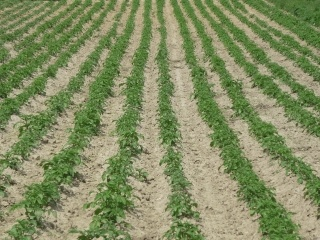
#> input picture CropRowDetection/Images/crop_row_051.JPG, 320 x 240 px, found by its file name
$ jupyter execute --allow-errors 'ForPres copy.ipynb'   (older library calls are emulated)
#> lines starting #> are read from the running program, lines starting #| are printed output that depends on the picture
### CompletePyCode/MaskingProcess.py
#Imports
import numpy as np
import matplotlib.pyplot as plt
import cv2
import extcolors
import skimage
import scipy
from PIL import Image
import math
import skimage
from sklearn.linear_model import LinearRegression
import pandas as pd
from colormap import rgb2hex
import numpy as np
import cv2
import os


VID = 0
SING_IMG = 1
nb_row = 4

# READ AND NORMALIZE IMAGES
# [14 lines left out: function obtain_name_images, not called in this run]

def obtain_images(name_images, image_folder, mode):
    """
    input : name and foler of the images location
    returns : list containing all the images in the folder in RGB format
    """
#> called with name_images = 'crop_row_051.JPG', mode = 1
    imgs = []
    if mode == VID :
        for idx, name in enumerate(name_images):
            img = cv2.imread(os.path.join(image_folder, name))
            if img is not None :
                img_rgb = cv2.cvtColor(img, cv2.COLOR_BGR2RGB)
                if (idx!=0):
                    img_small = img_resize(img_rgb, output_width = 500)#, output_width=imgs[0].shape[0])
                if(idx==0) :
                    img_small = img_resize(img_rgb, output_width = 500)#, output_width=img.shape[0])
                imgs.append(img_small)

    if mode == SING_IMG :
        print('image read : ', os.path.join(image_folder, name_images))
        img = cv2.imread(os.path.join(image_folder, name_images))
#> img is the input picture: shape (240, 320, 3); mean B, G, R 98.8, 141.3, 131.5
        if img is not None :
            img_rgb = cv2.cvtColor(img, cv2.COLOR_BGR2RGB)
            img_small = img_resize(img_rgb, output_width=500)#320)
            imgs.append(img_small)
        else :
            print('no image read')

    if (len(imgs) != 0) :
        return imgs #return rgb img

    return None

def img_resize(img, output_width = 900):
    """
    input : image
    output : resized image
    """
#> called with output_width = 500
    wpercent = (output_width/float(img.shape[1]))
#> wpercent = 1.56
    hsize = int((float(img.shape[0])*float(wpercent)))
#> hsize = 375
    img = cv2.resize(img, (output_width,hsize), interpolation = cv2.INTER_AREA)
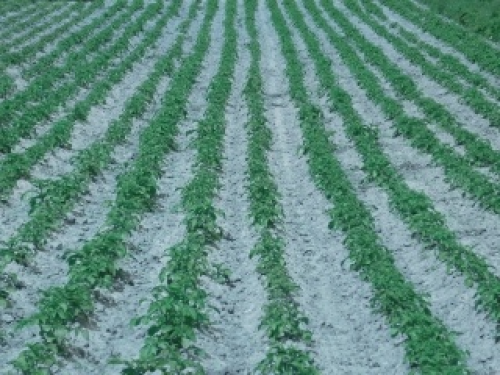
#> img: shape (375, 500, 3); mean of channels 0, 1, 2 131.5, 141.3, 98.7; drawn as B, G, R
#> `images = MaskingProcess.obtain_images(name_images,imgs_folder, mode)`: images = 1 item
    #this resize makes the video not work??
    #img = cv2.cvtColor(img, cv2.COLOR_BGR2RGB)
    return img

# [573 lines left out: functions colors_to_array, donuts, extract_rgb_colors, greenest_color, mask_vegetation, veg_segmentation and 14 more, not called in this run]

### ForPres copy.ipynb
[cell 1]
#Imports
import numpy as np
import matplotlib.pyplot as plt
import cv2
import extcolors
import skimage
import scipy
from PIL import Image
import math
import skimage
from sklearn.linear_model import LinearRegression
import pandas as pd
from colormap import rgb2hex
import numpy as np
import cv2
import os


VID = 0
SING_IMG = 1
nb_row = 4

# READ AND NORMALIZE IMAGES
# [641 lines left out: functions obtain_name_images, obtain_images, img_resize, colors_to_array, donuts, extract_rgb_colors and 17 more, not called in this run]

[cell 2]
#Imports
import numpy as np
import matplotlib.pyplot as plt
import cv2
import extcolors
import skimage
import scipy
from PIL import Image
import math
import skimage
from sklearn.linear_model import LinearRegression
import pandas as pd
from colormap import rgb2hex
import numpy as np
import cv2
import os
import MaskingProcess


def find_hough_lines() :

    return 0

# [107 lines left out: functions Initial_Process, eliminate_outlier_line, Speed_Process, not called in this run]

def check_equidistance(arr_mask):

    return arr_mask

# [77 lines left out: function speed_process_lines, not called in this run]

[cell 3]
import numpy as np
import cv2
import PerImageProcessing
import MaskingProcess
import Evaluation
import random


VID = 0
SING_IMG = 1
INI_PROCESS = 0
SPEED_PROCESS = 1
FINAL_PROCESS = 2

def detection_process(images, mode, name_images, nb_row = 6, sky = 1, vp_on = 1):
    """
    input : list of img to be analyzed in rgb format
    output : not yet defined, prob data + flag set to one if analyzing went smoothly
    """
#> called with mode = 1, name_images = 'crop_row_051.JPG', nb_row = 4, sky = 0, vp_on = 1
    imgs_annotated = []
    imgs_crops_only = []
    stage = INI_PROCESS
    vp_pt = 0

    for idx, img in enumerate(images):
        #print('VP 1 is: ', vp_pt)
        #cv2.waitKey(0)
        if stage == INI_PROCESS: #longer but needed to create initial mask of images
            print('initial process...')
            hough_img, arr_mask, col_best_mask, vp_pt = PerImageProcessing.Initial_Process(img, nb_row = nb_row, sky = sky)
            if (idx == 0):
                height_original = images[0].shape[0]
            cv2.imshow('img hough_img: ', cv2.cvtColor(hough_img, cv2.COLOR_RGB2BGR))
            height, _, = arr_mask[0].shape
            stage = SPEED_PROCESS
            print('...speed process...')

        if stage == SPEED_PROCESS: #quick, use of ransac
            print('img ', idx, 'out of', len(images))
            img = img[height_original-height:,:,:]
            arr_mask, img_annotated, vp_pt, cond_speed, img_crops_only, pts1, pts2 = PerImageProcessing.speed_process_lines(img, col_best_mask, arr_mask, vp_pt, vp_on=vp_on)
            if(((idx+1)%20==0)):# and (idx!=0)):
                cond_speed = 0
                print('%20')
            if(cond_speed==0):
                stage = INI_PROCESS
            else :
                imgs_annotated.append(img_annotated)
                imgs_crops_only.append(img_crops_only)
                r_acc, th_acc,threshold_acc = MaskingProcess.get_r_theta(pts1, pts2)

                vp_pt, _ = MaskingProcess.VP_detection(th_acc, r_acc, threshold_acc, stage)
                vp_pt = np.asarray(vp_pt)

                if(mode ==VID):
                    #draw VP point :
                    cv2.circle(img_annotated, (int(vp_pt[0]),int(vp_pt[1])), 10, (255,255,255), 5)

                    cv2.imshow('vid : ', cv2.cvtColor(img_annotated, cv2.COLOR_RGB2BGR))
                    if cv2.waitKey(1) == ord('q'):
                        cv2.destroyAllWindows()
                        break
                if(mode == SING_IMG):
                    cv2.imshow('crop only : ', img_crops_only)
                    cv2.imshow('img annotated: ', img_annotated)

                    cv2.waitKey(0)
            stage = INI_PROCESS
#> this loop made 1 pass
#> (printed output is left out)
#> after the loop, imgs_annotated = []; imgs_crops_only = []; stage = 0; vp_pt = 0


    stage = FINAL_PROCESS


    if stage == FINAL_PROCESS : #save data and evaluate it
        print('...processing done!')
        if(mode ==SING_IMG):
            crop_only = Evaluation.SaveData(img_crops_only, pts1, pts2)
            cop, cv, dv, v0, array_GT = Evaluation.LoadGroundTruth(name_images, img_annotated)
            score, precision = Evaluation.evaluate_results(cv, dv, v0, array_GT, nb_crop_row=nb_row)
            cv2.imshow('My Results : ', cv2.cvtColor(img_annotated, cv2.COLOR_RGB2BGR))
            cv2.waitKey(0)
            if cv2.waitKey(1) == ord('q'):
                cv2.destroyAllWindows()

    return 0 #return something en rapport avec le bon acheminement du process

#> (the rest of this cell did not finish here and is left out)


$ run again, with CropRowDetection/Images/crop_row_001.JPG copied over CropRowDetection/Images/crop_row_051.JPG
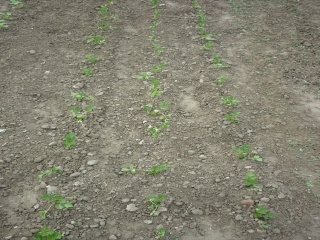
#> input picture CropRowDetection/Images/crop_row_001.JPG, 320 x 240 px, found by its file name
#> in obtain_images, img is the input picture: shape (240, 320, 3); mean B, G, R 113.1, 129.9, 131.3
#> in img_resize, `img = cv2.resize(img, (output_width,hsize), interpolation = cv2.INTER_..`:
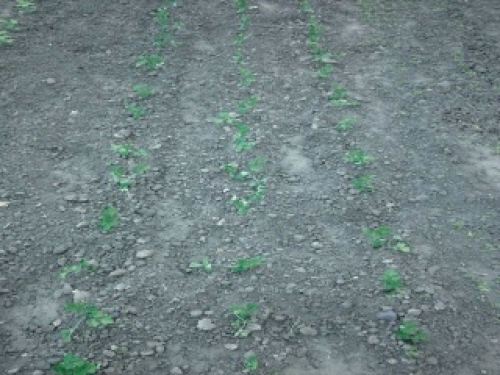
#> img: shape (375, 500, 3); mean of channels 0, 1, 2 131.3, 129.8, 113.1; drawn as B, G, R
#> images = 1 item
#> the loop in detection_process, `for idx, img in enumerate(images): #print('VP 1 is: ', vp_pt)` made 1 pass
#> (printed output is left out)
#> after the loop in detection_process, `for idx, img in enumerate(images):`: imgs_annotated = []; stage = 0

$ run again, with CropRowDetection/Images/crop_row_002.JPG copied over CropRowDetection/Images/crop_row_051.JPG
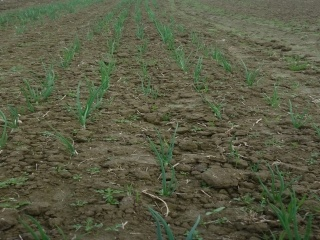
#> input picture CropRowDetection/Images/crop_row_002.JPG, 320 x 240 px, found by its file name
#> in obtain_images, img is the input picture: shape (240, 320, 3); mean B, G, R 68.5, 91.7, 89.3
#> in img_resize, `img = cv2.resize(img, (output_width,hsize), interpolation = cv2.INTER_..`:
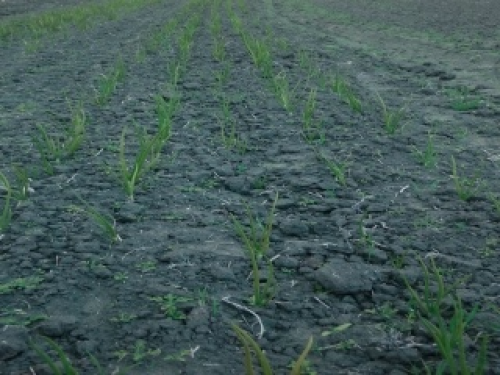
#> img: shape (375, 500, 3); mean of channels 0, 1, 2 89.3, 91.6, 68.5; drawn as B, G, R
#> images = 1 item
#> the loop in detection_process, `for idx, img in enumerate(images): #print('VP 1 is: ', vp_pt)` made 1 pass
#> (printed output is left out)
#> after the loop in detection_process, `for idx, img in enumerate(images):`: imgs_annotated = []; stage = 0
